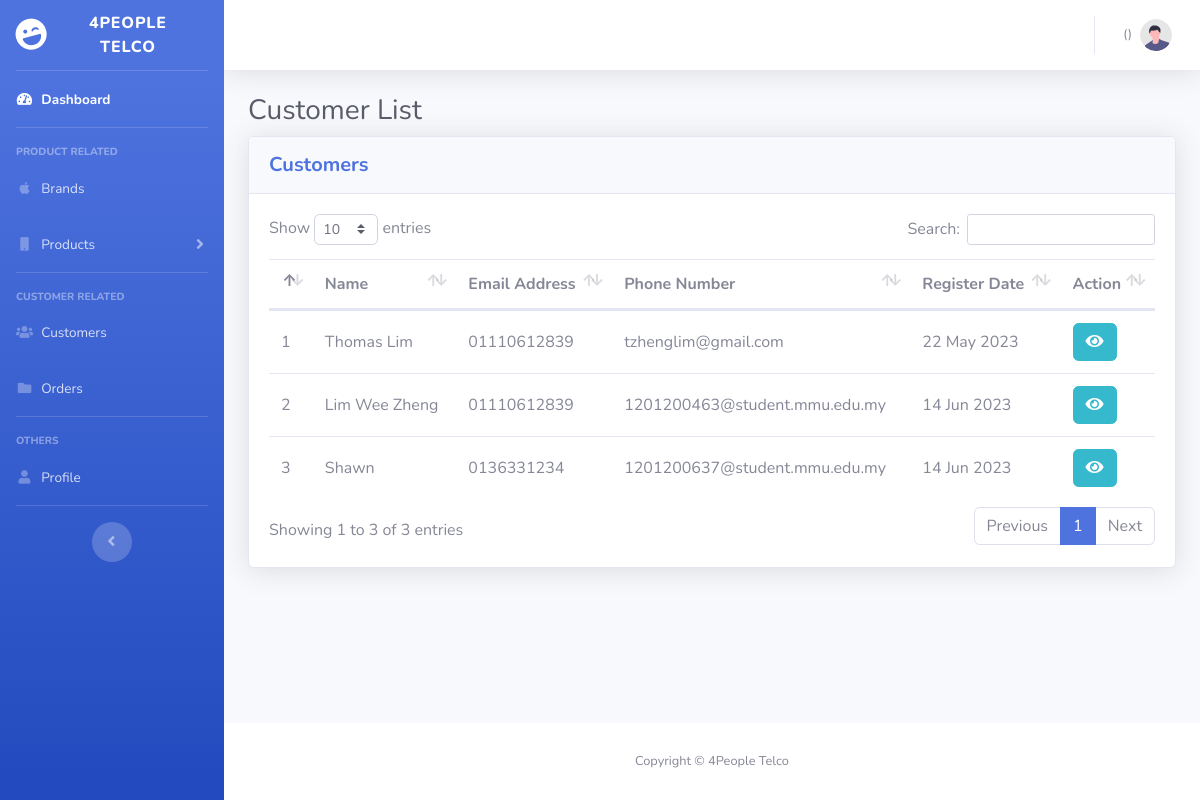
The app's page /Admin/all-customer.php (signed in) with its own data.
### tables this page shows
CREATE TABLE `customer` (
  `cus_id` int(11) NOT NULL,
  `cus_name` text NOT NULL,
  `cus_email` text NOT NULL,
  `cus_phone` text NOT NULL,
  `cus_pass` text NOT NULL,
  `cus_address` text DEFAULT NULL,
  `cus_city` text DEFAULT NULL,
  `cus_state` text DEFAULT NULL,
  `cus_postcode` int(5) DEFAULT NULL,
  `cus_signup_date` datetime NOT NULL DEFAULT current_timestamp()
);

### Admin/all-customer.php (the view, shortened to what this page needs)
<!DOCTYPE html>
<html lang="en">
<?php include("header.php"); ?>
<body id="page-top">
    <div id="wrapper">
        <?php include("sidebar.php"); ?>
        <div id="content-wrapper" class="d-flex flex-column">
            <div id="content">
                <?php include("topbar.php"); ?>
                <div class="container-fluid">
                    <h1 class="h3 mb-2 text-gray-800">Customer List</h1>
                    <div class="card shadow mb-4">
                        <div class="card-header py-3">
                            <div class="row">
                                <div class="col-sm-5 my-auto">
                                    <h5 class="m-0 font-weight-bold text-primary">Customers</h5>
                                </div>
                            </div>
                        </div>
                        <div class="card-body">
                            <div class="table-responsive">
                                <table class="table table-stripped" id="dataTable" width="100%" cellspacing="0">
                                    <thead>
                                        <tr>
                                            <th></th>
                                            <th>Name</th>
                                            <th>Email Address</th>
                                            <th>Phone Number</th>
                                            <th>Register Date</th>
                                            <th>Action</th>
                                        </tr>
                                    </thead>
                                    <tbody>
                                        <?php
                                            $sql = "SELECT * FROM customer";
                                            $result = mysqli_query($connect, $sql);
                                            $i = 0;
                                            while ($row = mysqli_fetch_assoc($result)) {
                                                $i++;
                                        ?>
                                                <tr>
                                                    <td class="align-middle"><?php echo $i; ?></td>
                                                    <td class="align-middle"><?php echo $row['cus_name']; ?></td>
                                                    <td class="align-middle"><?php echo $row['cus_phone']; ?></td>
                                                    <td class="align-middle"><?php echo $row['cus_email']; ?></td>
                                                    <td class="align-middle"><?php echo date('d M Y', strtotime($row['cus_signup_date'])); ?></td>
                                                    <td class="align-middle">
                                                        <button class="btn btn-info" data-toggle="modal" data-target="#viewCustomer<?php echo $row['cus_id']; ?>">
                                                            <i class="fa fa-eye"></i>
                                                        </button>
                                                    </td>
                                                </tr>
                                        <?php
                                            }
                                        ?>
                                    </tbody>
                                </table>
                            </div>
                        </div>
                    </div>
                </div>
            </div>
            <?php include("footer.php"); ?>
        </div>
    </div>
</body>
</html>

### records on screen
customer: cus_name "Thomas Lim", cus_phone "01110612839", cus_email "tzhenglim@gmail.com", cus_signup_date "22 May 2023"
customer: cus_name "Lim Wee Zheng", cus_phone "01110612839", cus_email "1201200463@student.mmu.edu.my", cus_signup_date "14 Jun 2023"
customer: cus_name "Shawn", cus_phone "0136331234", cus_email "1201200637@student.mmu.edu.my", cus_signup_date "14 Jun 2023"
